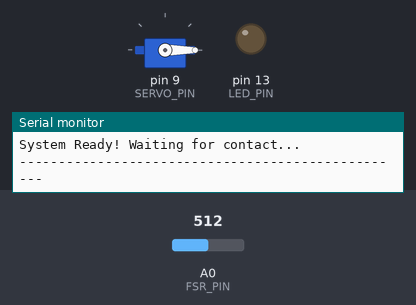
Recording of a sketch running on a simulated Arduino Uno, built with avr-gcc and run on an emulated ATmega328P. Parts: servo, output pins drawn as LEDs (lit = HIGH), the last lines printed to the serial monitor. The inputs (shaded band) are chosen by the test bench; at power-on: A0 (FSR_PIN) = 512.

Above: at 2.2 s.
2.3 s: A0 (FSR_PIN) set to 525
At 3.1 s:
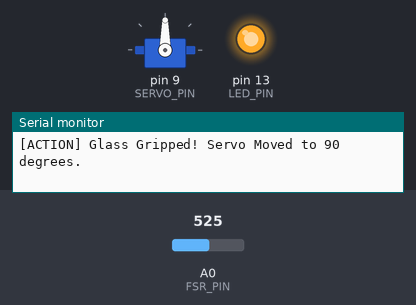
3.8 s: A0 (FSR_PIN) set to 511
At 4.5 s:
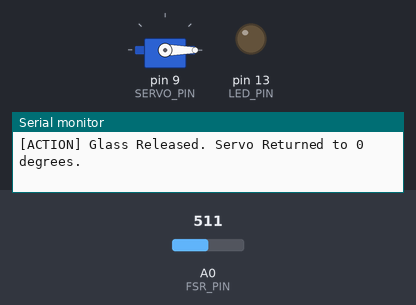
5.3 s: A0 (FSR_PIN) set to 716
At 5.8 s:
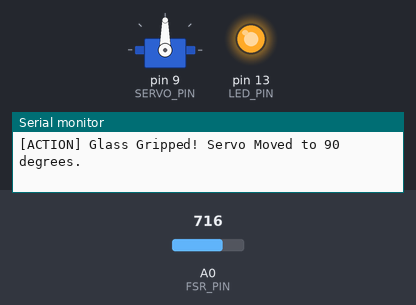
6.8 s: A0 (FSR_PIN) set to 306
At 7.1 s:
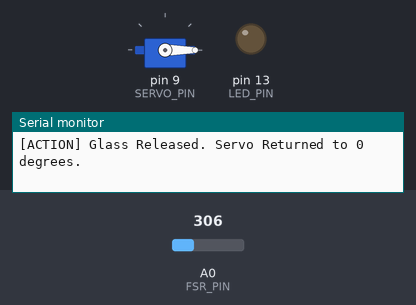
Timing chart, 0 to 9.3 s (numbered marks = the images above; inputs shaded):
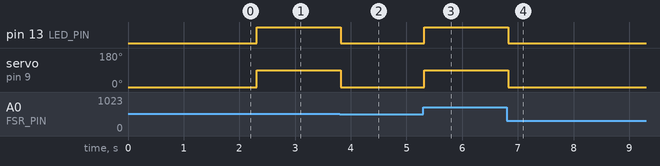

The sketch:

preasure_servo_test.ino
```cpp
#include <Arduino.h>
#include <Servo.h>

// Hardware Pin Definitions
const int FSR_PIN = A0;
const int SERVO_PIN = 9;
const int LED_PIN = 13;

const int SERVO_REST_ANGLE = 0;
const int SERVO_TRIGGER_ANGLE = 90;

// Circuit Parameters
const float VCC = 5.0;
const float ADC_RESOLUTION = 1023.0;
const float R_DIV = 100000.0;         // 100k Ohm pulldown resistor for ultra-sensitivity

const float ULTRA_LIGHT_TRIGGER_RESISTANCE = 1000000.0;
const int ADC_THRESHOLD_ABOVE_BASELINE = 3;

// Objects & State Variables
Servo gripServo;
int baselineADC = 0;       // Calibration baseline
bool isGripped = false;    // Tracks current grip state (prevents servo jitter)

//
void setup() {
  Serial.begin(9600);

  // Initialize LED indicator
  pinMode(LED_PIN, OUTPUT);
  digitalWrite(LED_PIN, LOW);

  // Attach and position Servo to Rest
  gripServo.attach(SERVO_PIN);
  gripServo.write(SERVO_REST_ANGLE);

  while (!Serial) { ; }
  Serial.println("  Test Type SHit ");

  long sum = 0;
  for (int i = 0; i < 20; i++) {
    sum += analogRead(FSR_PIN);
    delay(50);
  }
  baselineADC = sum / 20;

  Serial.print("Baseline ADC Calibrated: ");
  Serial.println(baselineADC);
  Serial.println("System Ready! Waiting for contact...");
  Serial.println("--------------------------------------------------");
}

void loop() {
  int rawADC = analogRead(FSR_PIN);
  float voltage = (float)rawADC * (VCC / ADC_RESOLUTION);

  // Measure delta above static baseline
  int adcDelta = rawADC - baselineADC;

  // Determine if active contact is detected
  bool currentGripState = false;

  if (adcDelta > ADC_THRESHOLD_ABOVE_BASELINE && rawADC > 2) {
    float fsrResistance = R_DIV * ((VCC / voltage) - 1.0);

    // If resistance drops below 1M-Ohm, contact is confirmed
    if (fsrResistance < ULTRA_LIGHT_TRIGGER_RESISTANCE) {
      currentGripState = true;
    }
  }

  // State Machine: Trigger Servo on State Change
  if (currentGripState && !isGripped) {
    // STATE CHANGE: Released --> Gripped
    isGripped = true;
    digitalWrite(LED_PIN, HIGH);

    // Actuate Servo
    gripServo.write(SERVO_TRIGGER_ANGLE);

    Serial.print("[ACTION] Glass Gripped! Servo Moved to ");
    Serial.print(SERVO_TRIGGER_ANGLE);
    Serial.println(" degrees.");
  }
  else if (!currentGripState && isGripped) {
    // STATE CHANGE: Gripped --> Released
    isGripped = false;
    digitalWrite(LED_PIN, LOW);

    // Retract Servo
    gripServo.write(SERVO_REST_ANGLE);

    Serial.print("[ACTION] Glass Released. Servo Returned to ");
    Serial.print(SERVO_REST_ANGLE);
    Serial.println(" degrees.");
  }

  delay(50); // Fast 50ms polling loop for instant reaction time
}
```

Measured:
- the behaviour switches between 515 and 516 on A0 (FSR_PIN) (found by bisection; images 0 and 1)
- after the input at 2.3 s, pin 13 (LED_PIN): LOW → HIGH at once; servo on pin 9 (SERVO_PIN): 0° → 90° at once
- after the input at 3.8 s, pin 13 (LED_PIN): HIGH → LOW at once; servo on pin 9 (SERVO_PIN): 90° → 0° at once
- after the input at 5.3 s, pin 13 (LED_PIN): LOW → HIGH at once; servo on pin 9 (SERVO_PIN): 0° → 90° at once
- after the input at 6.8 s, pin 13 (LED_PIN): HIGH → LOW at once; servo on pin 9 (SERVO_PIN): 90° → 0° at once
